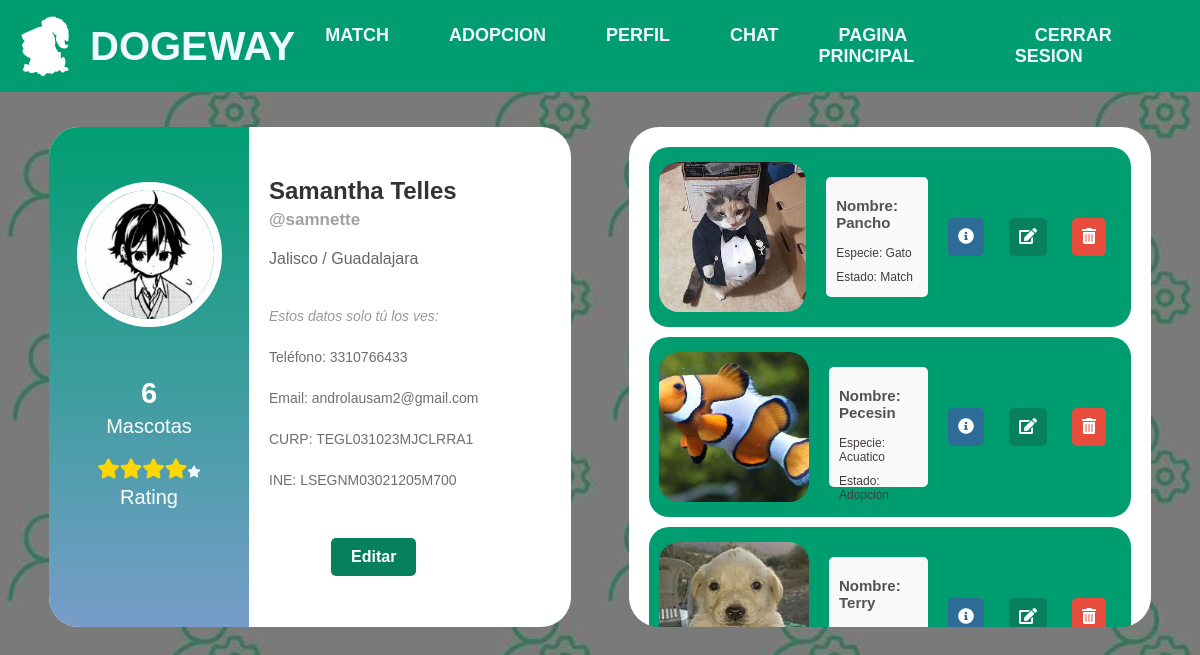
/Dogeway/Perfil/lista.php (signed in), run on the app's committed database.
### tables this page shows
CREATE TABLE `usuario` (
  `id` int(11) NOT NULL,
  `nombre` varchar(100) NOT NULL,
  `email` varchar(100) NOT NULL,
  `codigo_verificacion` varchar(32) NOT NULL,
  `verificado` tinyint(1) NOT NULL DEFAULT 0,
  `pass` varchar(50) NOT NULL,
  `curp` varchar(20) NOT NULL,
  `telefono` varchar(15) NOT NULL,
  `nickname` varchar(30) NOT NULL,
  `apellidos` varchar(50) NOT NULL,
  `municipio` varchar(50) NOT NULL,
  `fechanac` date NOT NULL,
  `fotografia` varchar(128) NOT NULL,
  `archivo_n` varchar(128) NOT NULL,
  `ine` text NOT NULL,
  `admin` int(2) NOT NULL DEFAULT 0,
  `status` varchar(20) NOT NULL,
  `unique_id` int(255) NOT NULL
);

CREATE TABLE `mascota` (
  `id` int(11) NOT NULL,
  `nombreMascota` varchar(32) NOT NULL,
  `descripcion` text NOT NULL,
  `especie` varchar(32) NOT NULL,
  `raza` varchar(40) NOT NULL,
  `edad` int(11) NOT NULL,
  `cartilla` varchar(128) NOT NULL,
  `especificaciones` varchar(256) NOT NULL,
  `caracteristicas` varchar(256) NOT NULL,
  `fotografiaMascota` varchar(128) NOT NULL,
  `estatus` tinyint(1) NOT NULL DEFAULT 1,
  `categoria` int(2) NOT NULL,
  `id_usuario` int(11) DEFAULT NULL,
  `fecha` datetime DEFAULT NULL
);

### Dogeway/Inicio/includes/user.php (called while the page is built, shortened)
<?php
include_once 'db.php';
class User extends DB{
    private $nombre;
    private $username;
    public function setUser($user){
        $query = $this->connect()->prepare('SELECT * FROM usuario WHERE nickname = :user');
        $query->execute(['user' => $user]);
        foreach ($query as $currentUser) {
            $this->nombre = $currentUser['nombre'];
            $this->apellidos= $currentUser['apellidos'];
            $this->username = $currentUser['nickname'];
            $this->fotografia = $currentUser['fotografia'];
            $this->UniqueId = $currentUser['unique_id'];
            $this->userId = $currentUser['id'];
            $this->useremail = $currentUser['email'];
            $this->municipio = $currentUser['municipio'];
            $this->usertel = $currentUser['telefono'];
            $this->userIne = $currentUser['ine'];
            $this->userCurp = $currentUser['curp'];
        }
    }
    public function getNombre(){
        return $this->nombre;
    }
    public function getApellidos(){
        return $this->apellidos;
    }
    public function getusername(){
        return $this->username;
    }
    public function getuserId(){
        return $this->userId;
    }
    public function getUniqueId(){
        return $this->UniqueId;
    }
    public function getFotografia(){
        return $this->fotografia;
    }
    public function getMunicipio(){
        return $this->municipio;
    }
    public function getuseremail(){
        return $this->useremail;
    }
    public function getusertel(){
        return $this->usertel;
    }
    public function getCurp(){
        return $this->userCurp;
    }
    public function getIne(){
        return $this->userIne;
    }
}
?>

### Dogeway/Inicio/includes/db.php (called while the page is built)
<?php
class DB{
    private $host;
    private $db;
    private $user;
    private $password;
    private $charset;
    public function __construct(){
        $this->host     = 'localhost';
        $this->db       = 'dogeway';
        $this->user     = 'root';
        $this->password = "";
        $this->charset  = 'utf8mb4';
    }
    function connect(){
        try{
            $connection = "mysql:host=" . $this->host . ";dbname=" . $this->db . ";charset=" . $this->charset;
            $options = [
                PDO::ATTR_ERRMODE            => PDO::ERRMODE_EXCEPTION,
                PDO::ATTR_EMULATE_PREPARES   => false,
            ];
            $pdo = new PDO($connection, $this->user, $this->password, $options);
            return $pdo;
        }catch(PDOException $e){
            print_r('Error connection: ' . $e->getMessage());
        }
    }
}
?>

### Dogeway/Perfil/lista.php (the view, shortened to what this page needs)
<?php
    include_once '../Inicio/includes/user.php';
    $userSession = new UserSession();
    $user = new User();
    if(isset($_SESSION['user'])){
    $user->setUser($userSession->getCurrentUser());
    $nombre = $user->getNombre();
    $apellidos = $user->getApellidos();
    $nickname = $user->getusername();
    $municipio = $user->getMunicipio();
    $telefono = $user->getusertel();
    $email = $user->getuseremail();
    $curp = $user->getCurp();
    $ine = $user->getIne();
    $fotografia = $user->getFotografia();
    $idUsuario = $user->getUserId();
    $Unique = $user->getUniqueId();
?>
<?php
include 'config.php';
include 'header.php';
$sql = "SELECT * FROM mascota WHERE id_usuario = $idUsuario AND estatus!= 0";
$result = $conn->query($sql);
$rondas = $result->num_rows;
$sqlRating = mysqli_query($conn, "SELECT ROUND(AVG(rating), 1) as promedio FROM rating WHERE idUser = {$Unique}");
    if ($sqlRating) {
        $fila = mysqli_fetch_assoc($sqlRating);
        $rating = $fila['promedio'];
    } else {
        echo "Error" . mysqli_error($conn);
    }
?>
<div class=space>
    <div id="perfil">
        <div class="columna1">
            <img src="../Registro/archivos/<?php echo $fotografia; ?>" alt="Foto de perfil">
            <p class="numero-rondas"><?php echo $rondas; ?></p>
            <p class="texto-mascotas">Mascotas</p>
            <div class="estrelas">
            <?php
            $rating_rounded = ($rating - floor($rating) > 0.5) ? ceil($rating) : floor($rating);
            echo '<div class="rating-star" onmouseover="showRatingTooltip(' . $rating . ')" onmouseout="hideRatingTooltip()">';
                switch ($rating_rounded) {
                    case 4:
                        echo '<i class="fas fa-star"></i>';
                        echo '<i class="fas fa-star"></i>';
                        echo '<i class="fas fa-star"></i>';
                        echo '<i class="fas fa-star"></i>';
                        echo '<i class="fas fa-star small-star"></i>';
                        break;
                }
            echo '</div>';
            ?>
            </div>
            <p class="rating">Rating</p>
        </div>
        <div class="columna2">
            <p class="nombre-apellido"><?php echo $nombre . " " . $apellidos; ?></p>
            <p class="nickname">@<?php echo $nickname; ?></p>
            <p class="ubicacion">Jalisco / <?php echo $municipio; ?></p>
            <p class="datos-privados">Estos datos solo tú los ves:</p>
            <p class="dato">Teléfono: <?php echo $telefono; ?></p>
            <p class="dato">Email: <?php echo $email; ?></p>
            <p class="dato">CURP: <?php echo $curp; ?></p>
            <p class="datos">INE: <?php echo $ine; ?></p>
            <button class="boton-editar" onclick="redirigirU()">Editar</button>
        </div>
    </div>
    <div id="mascota">
       <?php
       if ($result->num_rows > 0) {
           while ($row = $result->fetch_assoc()) {
            $category = $row["categoria"];
            $especies = $row["especie"];
            echo "<div id='resultado". $row["id"] ."' class='resultado'>";
            echo '<img class="imagen-mascota" src="../RegistroMascota/archivos/' . $row["fotografiaMascota"] . '" alt="fotografia">';
            echo "<div class='info-mascota'>";
            echo "<p class='nombre'>Nombre: " . $row["nombreMascota"] . "</p>";
            switch ($especies) {
                case 1:
                    echo "<p class='especies'>Especie: Perro</p>";
                    break;
                case 2:
                    echo "<p class='especies'>Especie: Gato</p>";
                    break;
                case 3:
                    echo "<p class='especies'>Especie: Ave</p>";
                    break;
                case 5:
                    echo "<p class='especies'>Especie: Acuatico</p>";
                    break;
                case 6:
                    echo "<p class='especies'>Especie: Roedor</p>";
                    break;
            }
            if ($category == 1) {
                echo "<p class='estado'>Estado: Match</p>";
            } elseif ($category == 2) {
                echo "<p class='estado'>Estado: Adopción</p>";
            }
            echo "</div>";
            echo "<div class='botones-mascota'>";
            echo '<button class="boton-detalles" onclick="mostrarDetalles('. $row["id"] .')"><i class="fas fa-info-circle"></i></button>';
            echo '<button class="boton-icono boton-editar" onclick="redirigir( '. $row["id"] .' )"><i class="fas fa-edit"></i></button>';
            echo '<button class="boton-icono boton-eliminar" onclick="confirmarEliminar(' . $row["id"] . ')"><i class="fas fa-trash-alt"></i></button>';
            echo "</div>";
            echo "</div>";
        ?>
       <?php
        }
       } else {
           echo "No tiene mascotas agregadas";
       }
       ?>
    </div>
</div>
<?php
} else {header("Location: ../Inicio/index.php");
  exit();
}
?>

### Dogeway/CSS/profile.css (style rules this page uses)
* { padding: 0; margin: 0; box-sizing: border-box; text-decoration: none; font-family: 'Poppins', sans-serif; }
.space { margin-top: 15px; display: flex; justify-content: space-around; padding: 20px; }
#perfil { display: flex; flex-direction: row; background-color: white; width: 45%; height: 500px; border-radius: 30px; }
.columna1 { width: 200px; border-top-left-radius: 30px; border-bottom-left-radius: 30px; position: relative; background: linear-gradient(to bottom, rgba(0, 157, 113, 1), #789dca); }
.columna2 { margin-left: 20px; }
#perfil img { display: block; margin: 55px auto 10px; width: 145px; height: 145px; border-radius: 50%; border: 8px solid #ffffff; }
#mascota { overflow: auto; max-height: 500px; background-color: white; padding: 20px; width: 45%; text-align: center; border-radius: 30px; }
.imagen-mascota { border-radius: 20px; width: 150px; height: 150px; object-fit: cover; }
.resultado { border-radius: 20px; background-color: #009d71; display: flex; flex-direction: row; justify-content: space-between; align-items: center; padding: 10px; margin-bottom: 10px; width: 100%; }
.info-mascota { display: flex; flex-direction: column; width: 410px; height: 120px; align-items: left; background-color: #f9f9f9; margin: 20px; text-align: left; padding: 10px; border-radius: 5px; margin-bottom: 20px; font-size: 15px; color: #555252; }
.botones-mascota { display: flex; gap: 10px; }
.nombre-apellido { font-size: 24px; font-weight: bold; color: #333; margin-top: 50px; margin-bottom: 5px; }
.nickname { font-size: 17px; font-weight: bold; color: #a19f9f; margin-bottom: 20px; }
.ubicacion { font-size: 16px; color: #666; margin-bottom: 40px; }
.datos-privados { font-size: 14px; font-style: italic; color: #999; margin-bottom: 25px; }
.dato { font-size: 14px; color: #706f6f; margin-bottom: 25px; }
.datos { font-size: 14px; color: #706f6f; margin-bottom: 50px; }
.boton-editar { display: block; margin: 0 auto; padding: 10px 20px; font-size: 16px; font-weight: bold; color: #fff; background-color: #009d71; border: none; border-radius: 5px; cursor: pointer; transition: background-color 0.3s ease; }
.numero-rondas { margin-top: 50px; text-align: center; font-size: 29px; font-weight: bold; color: #ffffff; }
.texto-mascotas { margin-top: 5px; text-align: center; font-size: 20px; color: #ffffff; }
.rating-star { margin-top: 20px; text-align: center; font-size: 20px; color: #ffffff; }
.rating { margin-top: 5px; text-align: center; font-size: 20px; color: #ffffff; }
.boton-icono { padding: 10px 10px; font-size: 16px; font-weight: bold; color: #fff; background-color: #009d71; border: none; border-radius: 5px; cursor: pointer; transition: background-color 0.3s ease; margin-right: 15px; }
.boton-detalles { padding: 10px 10px; font-size: 16px; font-weight: bold; color: #fff; background-color: #009d71; border: none; border-radius: 5px; cursor: pointer; transition: background-color 0.3s ease; margin-right: 15px; background-color: #2c6c97; }
.boton-editar { background-color: #07805d; }
.boton-eliminar { background-color: #e74c3c; }
.nombre { font-weight: bold; margin-top: 10px; font-size: 15px; color: #535252; }
.especies { margin-top: 15px; font-size: 12px; color: #423d3d; }
.estado { margin-top: 10px; font-size: 12px; color: #423d3d; }
.rating-star { position: relative; color: gold; }
.small-star { font-size: 12px; color: aliceblue; }

### data on the page
usuario: fotografia (picture), nombre "Samantha", apellidos "Telles", nickname "samnette", municipio "Guadalajara", telefono "3310766433", email "androlausam2@gmail.com", curp "TEGL031023MJCLRRA1", ine "LSEGNM03021205M700"
mascota: fotografiaMascota (picture), nombreMascota "Pancho", especie "Especie: Gato", categoria "Estado: Match"
mascota: fotografiaMascota (picture), nombreMascota "Pecesin", especie "Especie: Acuatico", categoria "Estado: Adopción"
mascota: fotografiaMascota (picture), nombreMascota "Terry"

### other printed values
$rondas "6"
